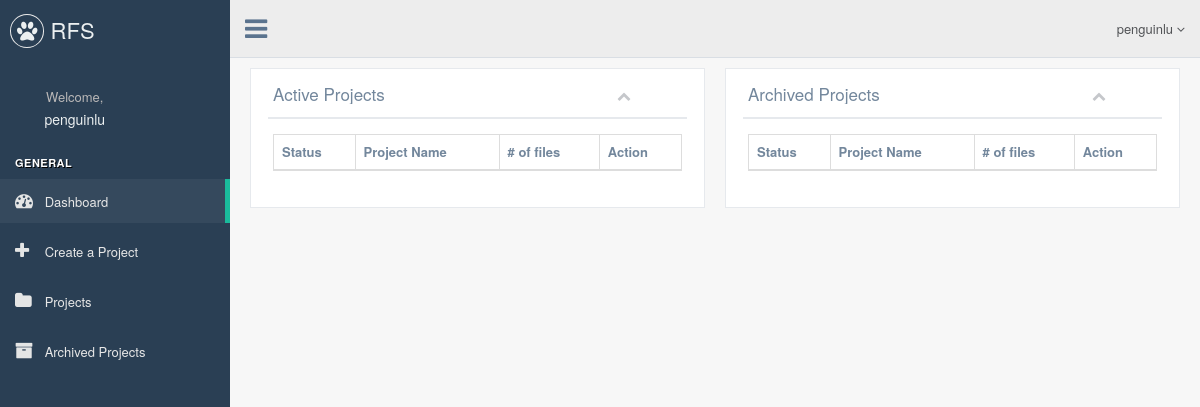
The page /rfs/dashboard/ (signed in) on the database as committed earlier.
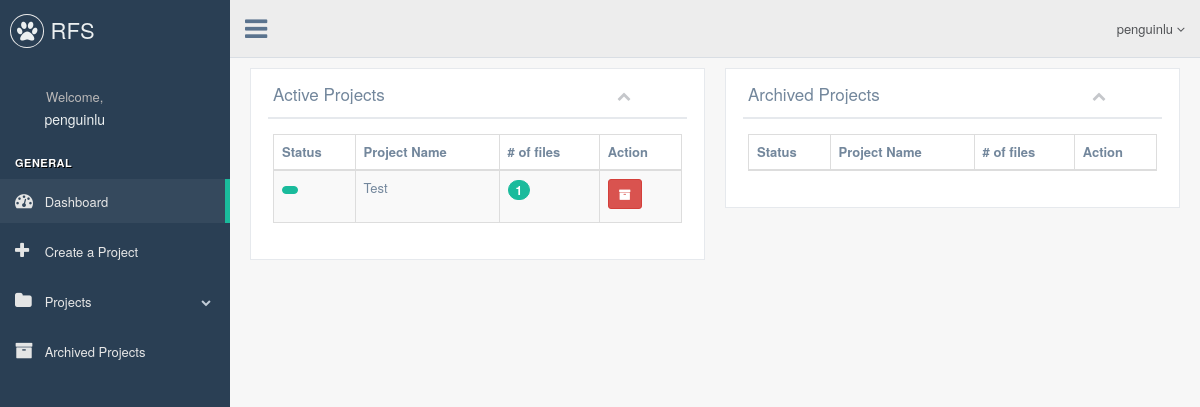
The same page on the database as committed later.
### rfs/models.py (models this page shows, shortened)
class Project(models.Model):
    project_name=models.CharField(max_length=50,unique=True)
    description=models.TextField(blank=True)
    status_types=(('ARC','Archived'),('ACT','Active'))
    status=models.CharField(max_length=3,choices=status_types,default='ACT')

### rfs/views.py (the view)
def index_view(request):
    if not request.user.is_authenticated():
        return HttpResponseRedirect(reverse('rfs:login'))
    else:
        context={'all_projects':Project.objects.all().filter(status='ACT'),
                 'arc_projects':Project.objects.all().filter(status='ARC'),}
        template_name='rfs/base.html'
        return render(request,template_name,context)

### rfs/templates/rfs/base.html (shortened to what this page needs)
<!DOCTYPE html>
<html lang="en">
<head>
{% url 'rfs:file' project.id as url %}
{% url 'rfs:datafeed' project.id as url2 %}
{% url 'rfs:arc-file' project.id as url3 %}
{% url 'rfs:project' project.id as url4 %}
    {% load staticfiles %}
    <link href="{% static 'rfs/vendors/bootstrap/dist/css/bootstrap.min.css' %}" rel="stylesheet">
    <link href="{% static 'rfs/vendors/font-awesome/css/font-awesome.min.css' %}" rel="stylesheet">
    <link href="{% static 'rfs/build/css/custom.min.css' %}" rel="stylesheet">
    <link href="{% static 'rfs/self/style.css' %}" rel="stylesheet">
</head>
<body class="nav-md">
    <div class="container body">
      <div class="main_container">
        <div class="col-md-3 left_col">
          <div class="left_col scroll-view">
            <div class="navbar nav_title" style="border: 0;">
              <a href="{% url 'rfs:index' %}" class="site_title"><i class="fa fa-paw"></i> <span>RFS</span></a>
            </div>
            <div class="profile clearfix">
              <div class="profile_info">
                  <div style="text-align: center;">
                <span>Welcome,</span>
                      <h2>{{ user }}</h2>
                  </div>
              </div>
            </div>
            <br />
            <div id="sidebar-menu" class="main_menu_side hidden-print main_menu">
              <div class="menu_section">
                <h3>General</h3>
                  <ul class="nav side-menu">
                  <li><a href="{% url 'rfs:index' %}"><i class="fa fa-dashboard"></i> Dashboard</a>
                  </li>
                  <li><a href="{% url 'rfs:project-create' %}"><i class="fa fa-plus"></i> Create a Project</a>
                  </li>
                  <li class=""><a><i class="fa fa-folder"></i> Projects {% if all_projects %}<span class="fa fa-chevron-down"></span>{% endif %}</a>
                  </li>
                  <li class=""><a><i class="fa fa-archive"></i> Archived Projects </a>
                  </li>
                  </ul>
              </div>
            </div>
          </div>
        </div>
        <div class="top_nav">
          <div class="nav_menu">
            <nav>
              <div class="nav toggle">
                <a id="menu_toggle"><i class="fa fa-bars"></i></a>
              </div>
              <ul class="nav navbar-nav navbar-right">
                <li class="">
                  <a href="javascript:;" class="user-profile dropdown-toggle" data-toggle="dropdown" aria-expanded="false">
                    {{ user  }}
                    <span class=" fa fa-angle-down"></span>
                  </a>
                </li>
              </ul>
            </nav>
          </div>
        </div>
      <div class="right_col" role="main">
        {% block body %}
            {% include 'rfs/index.html' %}
        {% endblock %}
      </div>
    </div>
    </div>
 </body>
</html>

### rfs/templates/rfs/index.html (shortened to what this page needs)
{% block body %}
<div class="row">
<div class="col-md-6 col-sm-6 col-xs-6">
<div class="x_panel">
  <div class="x_title">
    <h2>Active Projects <small>table</small></h2>
    <ul class="nav navbar-right panel_toolbox">
      <li><a class="collapse-link"><i class="fa fa-chevron-up"></i></a>
      </li>
    </ul>
    <div class="clearfix"></div>
  </div>
  <div class="x_content">
    <table id="" class="table table-striped table-bordered">
      <thead>
        <tr>
            <th>Status</th>
          <th>Project Name</th>
            <th># of files</th>
          <th>Action</th>
        </tr>
      </thead>
      <tbody>
      {% for act_project in all_projects %}
        <tr>
          <td>
          {% if act_project.status == 'ACT' %}
              <span class="badge bg-green"> </span>
              {% else %}
              <span class="badge bg-red"> </span>
            {% endif %}
          </td>
          <td>{{ act_project.project_name }}</td>
            <td><span class="badge bg-green">{{ act_project.file_set.all.count }}</span></td>
          <td>
          <form action="{% url 'rfs:index-project-update' act_project.id %}" method="post">
            <button type="submit" class="btn btn-danger btn-sm"><i class="fa fa-archive"></i></button>
          </form>
          </td>
        </tr>
      {% endfor %}
      </tbody>
    </table>
  </div>
</div>
</div>
<div class="col-md-6 col-sm-6 col-xs-6">
<div class="x_panel">
  <div class="x_title">
    <h2>Archived Projects <small>table</small></h2>
    <ul class="nav navbar-right panel_toolbox">
      <li><a class="collapse-link"><i class="fa fa-chevron-up"></i></a>
      </li>
    </ul>
    <div class="clearfix"></div>
  </div>
  <div class="x_content">
    <table id="" class="table table-striped table-bordered">
      <thead>
        <tr>
            <th>Status</th>
          <th>Project Name</th>
            <th># of files</th>
          <th>Action</th>
        </tr>
      </thead>
    </table>
  </div>
</div>
</div>
</div>
{% endblock %}

Rows that differ between the two databases and show on the page:
added Project: status "ACT" (drawn), project_name "Test", file_set.all.count "1"
